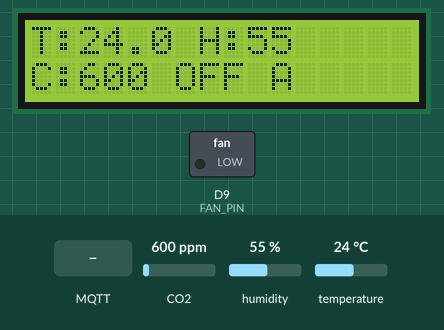
This sketch was run on a simulated Arduino Uno R4 WiFi. Parts: 16×2 character LCD, switched loads named in the sketch (green lamp = pin HIGH). The inputs (shaded band) are chosen by the test bench; at power-on: CO2 600 ppm, humidity 55 %, temperature 24 °C. WiFi joins after 1.5 s; servers stay silent unless stated; no MQTT or app messages arrive unless stated; not simulated (calls return 0 or success): arduino.secrets.h; names the files do not define were given values by the test bench: SECRET_MQTT_PORT = 1883; what the sketch prints to the serial monitor is not drawn.

Above: at 3.9 s.
4.0 s: CO2 set to 1974 ppm
At 13.9 s:
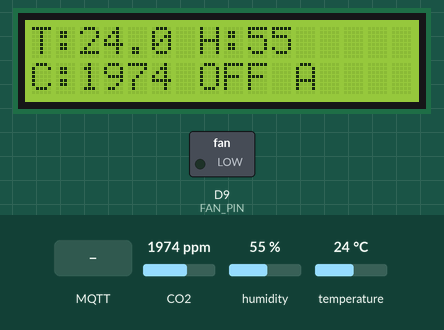
14.2 s: CO2 set to 2042 ppm
At 23.9 s:
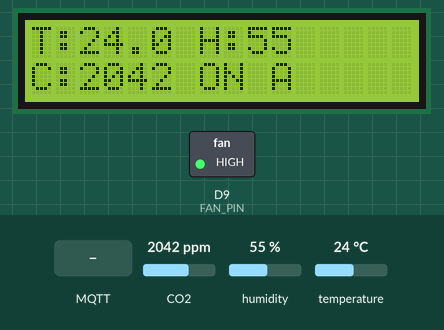
24.2 s: MQTT message "0" arrives on the first subscribed topic
At 24.7 s:
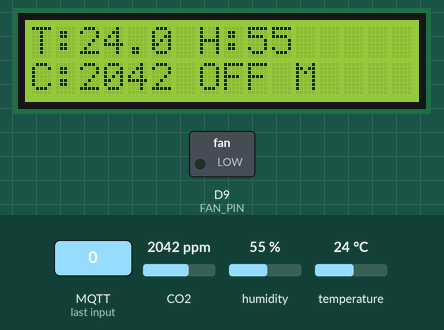
25.7 s: MQTT message "1" arrives on the first subscribed topic
At 26.9 s:
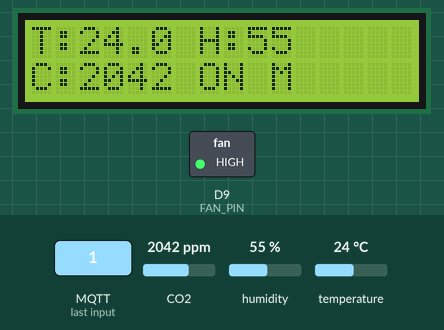
27.2 s: humidity set to 22 %
At 33.9 s:
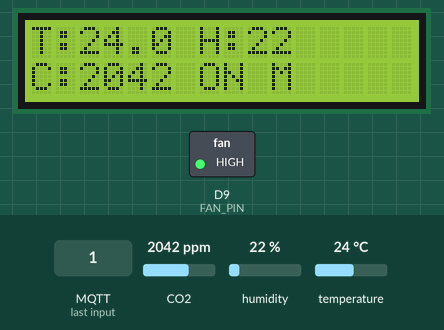
34.2 s: temperature set to 12 °C
At 44.0 s:
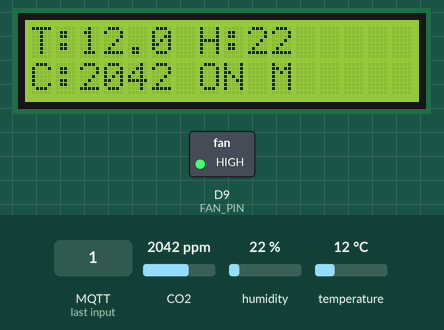
Timing chart, 0 to 45.2 s (numbered marks = the images above; inputs shaded):
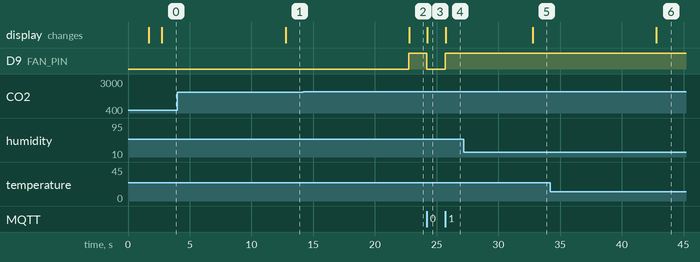

Measured:
- the behaviour switches between 1999 and 2000 ppm on CO2 (found by bisection; images 1 and 2)
- after the input at 4.0 s, the display: changes after 8.8 s (image 1)
- after the input at 14.2 s, D9 (FAN_PIN): LOW → HIGH after 8.5 s; the display: changes after 8.6 s (image 2)
- after the input at 24.2 s, D9 (FAN_PIN): HIGH → LOW at once; the display: changes at once (image 3)
- after the input at 25.7 s, D9 (FAN_PIN): LOW → HIGH at once; the display: changes at once (image 4)
- after the input at 27.2 s, the display: changes after 5.6 s (image 5)
- after the input at 34.2 s, the display: changes after 8.6 s (image 6)

The sketch:

kkomaLab-arduino-environment.ino
```cpp
#include <WiFiS3.h>
#include <PubSubClient.h>
#include <Wire.h>
#include <LiquidCrystal_I2C.h>
#include <DHT.h>
#include <SoftwareSerial.h>
#include <MHZ19.h>
#include "arduino.secrets.h"

// ============================================
// 설정값
// ============================================
const char* WIFI_SSID = SECRET_WIFI_SSID;
const char* WIFI_PASSWORD = SECRET_WIFI_PASSWORD;
const char* MQTT_SERVER = SECRET_MQTT_SERVER;
const int MQTT_PORT = SECRET_MQTT_PORT;

const char* TOPIC_TEMP = "temperature";
const char* TOPIC_HUMI = "humidity";
const char* TOPIC_CO2 = "co2";
const char* TOPIC_FAN_STATE = "fan/state";

const char* TOPIC_FAN_COMMAND = "fan/cmd";

#define RX_PIN 2
#define TX_PIN 3
#define FAN_PIN 9
#define DHT_PIN 5
#define DHT_TYPE DHT22

#define CO2_LIMIT 2000

// 데이터를 측정하고 전송하는 주기
const unsigned long SENSOR_INTERVAL = 10000;

const unsigned long WIFI_RETRY_INTERVAL = 10000;
const unsigned long MQTT_RETRY_INTERVAL = 5000;
const unsigned long WIFI_CONNECTION_TIMEOUT = 10000;
const int WIFI_MAX_RETRY_COUNT = 3;


// ============================================
// 팬 제어 모드
// ============================================
// 현재 팬의 모드
enum FanControlMode {
  FAN_MODE_AUTO,
  FAN_MODE_MANUAL
};


// ============================================
// 객체 생성
// ============================================
DHT dht(DHT_PIN, DHT_TYPE);
LiquidCrystal_I2C lcd(0x27, 16, 2);
SoftwareSerial co2Serial(RX_PIN, TX_PIN);
MHZ19 myMHZ19;
WiFiClient wifiClient;
PubSubClient mqttClient(wifiClient);


// ============================================
// 현재 센서값
// ============================================
int currentCo2 = 400;
float currentTemp = 0.0;
float currentHumi = 0.0;


// ============================================
// 현재 팬 상태
// ============================================
FanControlMode currentFanMode = FAN_MODE_AUTO;

bool currentFanState = LOW;
bool manualFanState = LOW;


// ============================================
// 시간 변수
// ============================================
// 마지막 센서 측정 시각
// 센서 측정 / 팬 제어 / LCD 갱신 / MQTT 발행이 포함됨
unsigned long lastSensorCycleTime = 0;
unsigned long lastWiFiRetryTime = 0;
unsigned long lastMQTTRetryTime = 0;


// ============================================
// LCD 출력 함수
// ============================================
void printLCD(int row, const char* message){
  if (row < 0 || row > 1 || message == nullptr) return;

  char line[17];
  memset(line, ' ', 16); // 이전 출력된 문자열 일부가 남는 것을 막음
  size_t length = strlen(message);

  if (length > 16) length = 16;

  memcpy(line, message, length);
  line[16] = '\0';

  lcd.setCursor(0, row);
  lcd.print(line);
}


// ============================================
// 현재 상태 LCD 출력 함수
// ============================================
void updateLCD() {
  char firstLine[17];
  char secondLine[17];

  snprintf(
    firstLine,
    sizeof(firstLine),
    "T:%.1f H:%.0f",
    currentTemp,
    currentHumi
  );

  snprintf(
    secondLine,
    sizeof(secondLine),
    "C:%d %s %s",
    currentCo2,
    currentFanState == HIGH ? "ON" : "OFF",
    currentFanMode == FAN_MODE_AUTO ? "A" : "M"
  );

  printLCD(0, firstLine);
  printLCD(1, secondLine);
}


// ============================================
// 팬 상태 변경 함수
// ============================================
// 팬 상태를 변경함
// true -> 팬 상태가 변경됨
// false -> 기존 상태와 같아서 변경되지 않음
bool setFanState(bool state){
  if (currentFanState == state) return false;

  currentFanState = state;
  digitalWrite(FAN_PIN, currentFanState);

  Serial.print("[FAN] State Changed : ");
  Serial.println(currentFanState == HIGH ? "ON" : "OFF");

  return true;
}


// ============================================
// MQTT 전송 함수
// ============================================
// 실수형 센서값 MQTT 전송 함수
bool publishSensorValue(const char* topic, float value){
  if (!mqttClient.connected()) return false;

  char payload[100];

  snprintf(
    payload,
    sizeof(payload),
    "{\"value\":%.1f}",
    value
  );

  bool published = mqttClient.publish(topic, payload);

  if (published) {
    Serial.print("[MQTT SEND] ");
    Serial.print(topic);
    Serial.print(" : ");
    Serial.println(payload);
  } else {
    Serial.print("[MQTT] Publish failed: ");
    Serial.println(topic);
  }

  return published;
}

// 정수형 센서값 MQTT 전송 함수
bool publishSensorValue(const char* topic, int value){
  if (!mqttClient.connected()) return false;

  char payload[100];

  snprintf(
    payload,
    sizeof(payload),
    "{\"value\":%d}",
    value
  );

  bool published = mqttClient.publish(topic, payload);

  if (published) {
    Serial.print("[MQTT SEND] ");
    Serial.print(topic);
    Serial.print(" : ");
    Serial.println(payload);
  } else {
    Serial.print("[MQTT] Publish failed: ");
    Serial.println(topic);
  }

  return published;
}

// 현재 제어 모드와 팬 상태 전송 함수
bool publishFanState(){
  if (!mqttClient.connected()) return false;

  char payload[100];

  const char* mode = currentFanMode == FAN_MODE_AUTO ? "AUTO" : "MANUAL";
  const char* state = currentFanState == HIGH ? "ON" : "OFF";

  snprintf(
    payload,
    sizeof(payload),
    "{\"mode\":\"%s\",\"state\":\"%s\"}",
    mode,
    state
  );

  // retain을 true로 설정해 가장 최근 팬 상태를 보관
  bool published = mqttClient.publish(TOPIC_FAN_STATE, payload, true);

  if (published) {
    Serial.print("[MQTT SEND] ");
    Serial.print(TOPIC_FAN_STATE);
    Serial.print(" : ");
    Serial.println(payload);
  } else {
    Serial.println( "[MQTT] Fan State publish failed." );
  }

  return published;
}


// ============================================
// 센서 측정 함수
// ============================================
void readCO2Sensor() {
    int measuredCo2 = myMHZ19.getCO2();

    if (measuredCo2 > 0) {
      currentCo2 = measuredCo2;
    } else {
      Serial.println( "[CO2] Sensor read failed." );
    }
}

void readDHTSensor() {
  float measuredTemp =
    dht.readTemperature();

  float measuredHumi =
    dht.readHumidity();

  if (!isnan(measuredTemp)) {
    currentTemp = measuredTemp;
  } else {
    Serial.println( "[DHT] Temperature read failed." );
  }

  if (!isnan(measuredHumi)) {
    currentHumi = measuredHumi;
  } else {
    Serial.println( "[DHT] Humidity read failed." );
  }
}

void readAllSensors() {
  readCO2Sensor();
  readDHTSensor();
}


// ============================================
// 팬 제어 함수
// ============================================
// 현재 팬 모드에 따라 실제 팬 상태에 적용함
// ture -> 실제 팬 상태가 변경됨
// false -> 팬 상태가 그대로임
bool controlFan(){
  bool targetFanState;

  if (currentFanMode == FAN_MODE_MANUAL) {
    targetFanState = manualFanState;
  } else {
    targetFanState = currentCo2 >= CO2_LIMIT ? HIGH : LOW;
  }

  return setFanState(targetFanState);
}


// ============================================
// 센서 데이터 일괄 전송 함수
// ============================================
void publishSensorData(){
  if (!mqttClient.connected()) {
    Serial.println( "[MQTT] Sensor data not published: disconnected." );
    return;
  }

  bool tempPublished = publishSensorValue(TOPIC_TEMP, currentTemp);
  bool humiPublished = publishSensorValue(TOPIC_HUMI, currentHumi);
  bool co2Published = publishSensorValue(TOPIC_CO2, currentCo2);

  if (tempPublished && humiPublished && co2Published) {
    Serial.println("[MQTT] publish success.");
  } else {
    Serial.println("[MQTT] Publish failed.");
  }
}


// ============================================
// 현재 상태 출력 함수
// ============================================
void printCurrentState() {
  Serial.println("[CURRENT]");

  Serial.print("Temp : ");
  Serial.println(currentTemp);

  Serial.print("Humi : ");
  Serial.println(currentHumi);

  Serial.print("CO2 : ");
  Serial.println(currentCo2);

  Serial.print("Fan : ");
  Serial.println(currentFanState == HIGH ? "ON" : "OFF");

  Serial.print("Mode : ");
  Serial.println(currentFanMode == FAN_MODE_AUTO ? "AUTO" : "MANUAL");
}


// ============================================
// 전체 센서 처리 과정
// ============================================
void runSensorCycle() {
  readAllSensors();
  bool fanStateChanged = controlFan();

  if (fanStateChanged) publishFanState();

  updateLCD();
  printCurrentState();
  publishSensorData();
}


// ============================================
// 팬 명령 처리 함수
// ============================================
void handleFanCommand(const char* cmd) {
  if (cmd == nullptr) return;

  if (strcmp(cmd, "0") == 0) {
    currentFanMode = FAN_MODE_MANUAL;
    manualFanState = LOW;

    controlFan();
    updateLCD();

    publishFanState();

    Serial.println("[COMMAND] Manual fan OFF");
  } else if (strcmp(cmd, "1") == 0) {
    currentFanMode = FAN_MODE_MANUAL;
    manualFanState = HIGH;

    controlFan();
    updateLCD();

    publishFanState();

    Serial.println("[COMMAND] Manual fan ON");
  } else if (strcmp(cmd, "AUTO") == 0) {
    currentFanMode = FAN_MODE_AUTO;

    controlFan();
    updateLCD();

    publishFanState();

    Serial.println("[COMMAND] Auto mode enabled");
  } else {
    Serial.println("[COMMAND] Unknown command");
  }
}


// ============================================
// MQTT 메시지 수신 함수
// ============================================
// 메시지를 수신했을 때 호출됨
void mqttCallback(char* topic, byte* payload, unsigned int length){
  if (strcmp(topic, TOPIC_FAN_COMMAND) != 0) return;

  char command[16];
  unsigned int copyLength = length;

  if (copyLength >= sizeof(command)) copyLength = sizeof(command) - 1;

  memcpy(command, payload, copyLength);
  command[copyLength] = '\0';

  Serial.print("[MQTT] Topic : ");
  Serial.println(topic);

  Serial.print("[MQTT] Command : ");
  Serial.println(command);

  handleFanCommand(command);
}


// ============================================
// WiFi 연결 함수
// ============================================
bool connectWiFi(){
  if(WiFi.status() == WL_CONNECTED) return true;

   if (WiFi.status() == WL_NO_MODULE) {
    Serial.println( "[WIFI] WiFi module not found." );
    while (true) {
      delay(1000);
    }
  }

  Serial.println("[WIFI] Connecting to network...");
  printLCD(0, "WiFi Connecting");
  printLCD(1, "");

  for (int i = 1; i<=WIFI_MAX_RETRY_COUNT; i++){
    WiFi.begin(WIFI_SSID, WIFI_PASSWORD);
    unsigned long startTime = millis();

    while (WiFi.status() != WL_CONNECTED && millis( )- startTime < WIFI_CONNECTION_TIMEOUT) {
      delay(500);
    }

    if (WiFi.status() == WL_CONNECTED) {
      Serial.println("[WIFI] Connected.");
      printLCD(0, "WiFi Connected");
      printLCD(1, "");

      return true;
    }

    WiFi.disconnect(); // 실패한 경우 초기화
    delay(500);
  }

  Serial.println("[WIFI] Connection failed.");
  printLCD(0, "WiFi Failed");
  printLCD(1, "");

  lastWiFiRetryTime = millis();

  return false;
}


// 연결이 끊긴 경우 10초마다 재연결을 시도
void reconnectWiFi(){
  if (WiFi.status() == WL_CONNECTED) return;

  unsigned long currentTime = millis();

  if (currentTime - lastWiFiRetryTime < WIFI_RETRY_INTERVAL) return;

  lastWiFiRetryTime = currentTime;

  Serial.println("[WIFI] Reconnecting...");

  WiFi.disconnect();
  WiFi.begin(WIFI_SSID, WIFI_PASSWORD);
}


// ============================================
// MQTT 연결 함수
// ============================================
void connectMQTT() {
  if (WiFi.status() != WL_CONNECTED) return;
  if (mqttClient.connected()) return;

  unsigned long currentTime = millis();

  if (lastMQTTRetryTime != 0 && currentTime - lastMQTTRetryTime < MQTT_RETRY_INTERVAL) return;

  lastMQTTRetryTime = currentTime;

  const char* MQTT_CLIENT_ID = "IoT-FAN";

  Serial.println("[MQTT] Connecting...");

  if (mqttClient.connect(MQTT_CLIENT_ID)) {
    Serial.println("[MQTT] Connected.");

    bool subscribed = mqttClient.subscribe(TOPIC_FAN_COMMAND);

    if (subscribed) {
      Serial.print("[MQTT] Subscribed : ");
      Serial.println(TOPIC_FAN_COMMAND);
    } else {
      Serial.print("[MQTT] Subscribe failed : ");
      Serial.println(TOPIC_FAN_COMMAND);
    }

    publishFanState();
  } else {
    Serial.print("[MQTT] Connection failed. State: ");
    Serial.println(mqttClient.state());
  }
}


// ============================================
// 초기화 함수
// ============================================
void setup(){
  Serial.begin(115200);
  co2Serial.begin(9600);

  pinMode(FAN_PIN, OUTPUT);

  currentFanMode = FAN_MODE_AUTO;
  currentFanState = LOW;
  manualFanState = LOW;
  digitalWrite(FAN_PIN, currentFanState);

  dht.begin();
  myMHZ19.begin(co2Serial);

  lcd.init();
  lcd.backlight();

  readAllSensors();
  controlFan();
  updateLCD();
  printCurrentState();

  mqttClient.setServer(MQTT_SERVER, MQTT_PORT);
  mqttClient.setCallback(mqttCallback);

  connectWiFi();

  delay(1000);

  updateLCD();

  lastSensorCycleTime = millis();
}


// ============================================
// 메인 반복 함수
// ============================================
void loop(){
  reconnectWiFi();
  connectMQTT();

  if (mqttClient.connected()) mqttClient.loop();

  unsigned long currentTime = millis();

  if (currentTime - lastSensorCycleTime >= SENSOR_INTERVAL) {
    runSensorCycle();

    lastSensorCycleTime = currentTime;
  }
}
```
